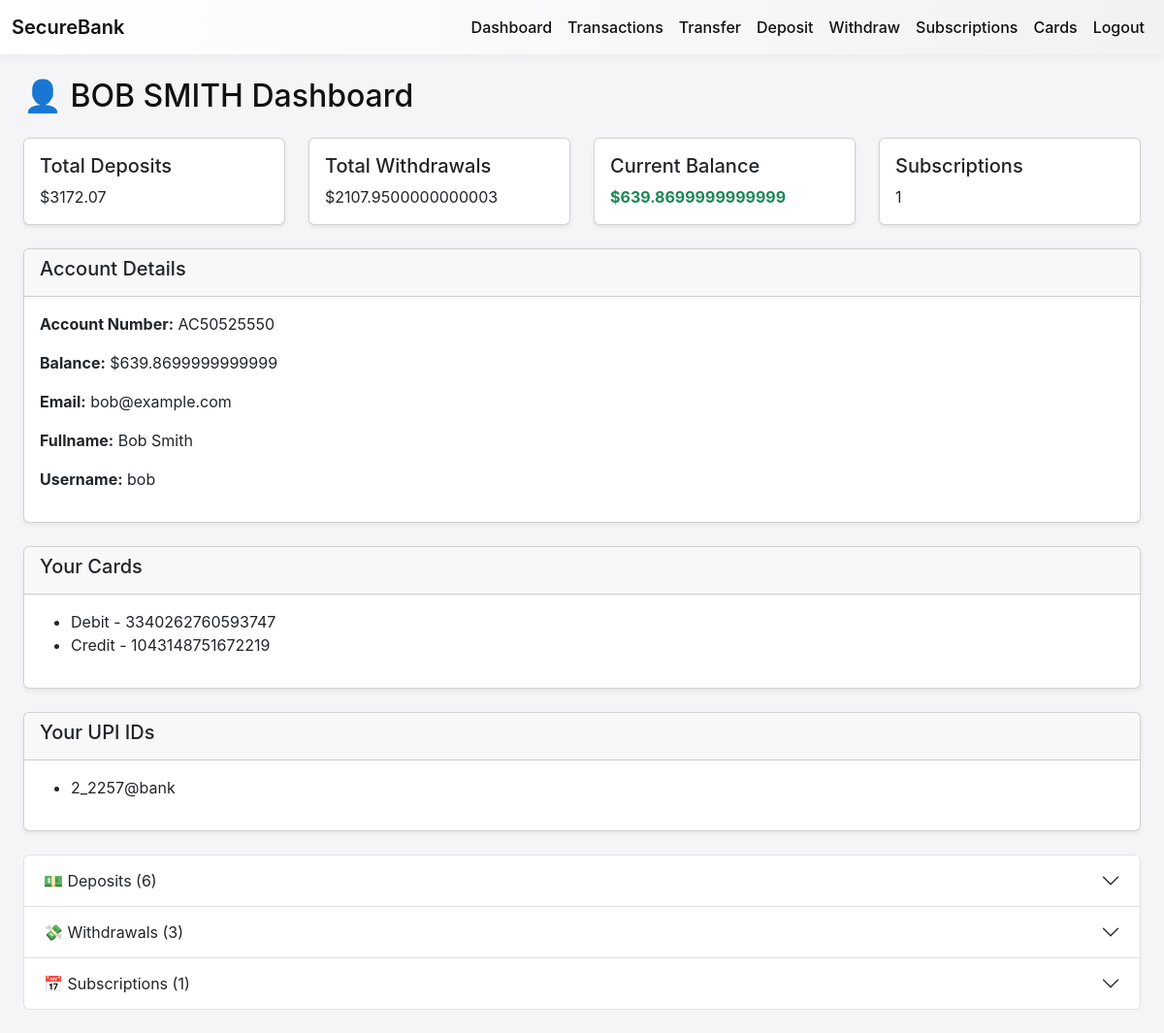
Page /dashboard (signed in) on the committed database.
### app/models/models.py (models this page shows)
class Login(db.Model):
    __tablename__ = 'login'
    id = db.Column(db.Integer, primary_key=True)
    fullname = db.Column(db.String(120), nullable=False)
    email = db.Column(db.String(120), unique=True, nullable=False)
    username = db.Column(db.String(80), unique=True, nullable=False)
    phone = db.Column(db.String(20), unique=True, nullable=True)  # <-- Added phone
    password = db.Column(db.String(255), nullable=False)
    is_admin = db.Column(db.Boolean, default=False)
    created_at = db.Column(db.DateTime, default=datetime.utcnow)  # ✅ Fixed here
    accounts = db.relationship('Account', backref='owner', lazy=True)
    transactions = db.relationship('Transaction', backref='user', lazy=True)
    subscriptions = db.relationship('Subscription', backref='user', lazy=True)

class Account(db.Model):
    __tablename__ = 'account'
    id = db.Column(db.Integer, primary_key=True)
    user_id = db.Column(db.Integer, db.ForeignKey('login.id'), nullable=False)
    account_number = db.Column(db.String(20), unique=True, nullable=False)
    balance = db.Column(db.Float, default=0.0, nullable=False)
    created_at = db.Column(db.DateTime, default=datetime.utcnow)
    upi = db.relationship('Upi', backref='account', uselist=False)
    cards = db.relationship('Card', backref='account', lazy=True)
    transactions = db.relationship('Transaction', backref='account', lazy=True)

class Card(db.Model):
    __tablename__ = 'card'
    id = db.Column(db.Integer, primary_key=True)
    account_id = db.Column(db.Integer, db.ForeignKey('account.id'), nullable=False)
    card_number = db.Column(db.String(20), unique=True)
    card_type = db.Column(db.String(20), default='debit')
    expiry = db.Column(db.String(10))
    cvv = db.Column(db.String(6))
    blocked = db.Column(db.Boolean, default=False)
    limit = db.Column(db.Float, default=5000.0)
    pin = db.Column(db.String(128))  # store hashed PIN

class Upi(db.Model):
    __tablename__ = 'upi'
    id = db.Column(db.Integer, primary_key=True)
    account_id = db.Column(db.Integer, db.ForeignKey('account.id'), nullable=False)
    upi_id = db.Column(db.String(120), unique=True, nullable=False)
    verified = db.Column(db.Boolean, default=False)

### app/routes.py (the view, shortened to what this page needs)
@main.route('/dashboard')
def dashboard_view():
    if 'user_id' not in session:
        flash('Please login first.', 'warning')
        return redirect(url_for('main.login_view'))
    user = Login.query.get(session['user_id'])
    account = Account.query.filter_by(user_id=user.id).first()
    balance = account.balance if account else 0.0
    deposits = Transaction.query.filter_by(user_id=user.id, txn_type='deposit').all()
    withdrawals = Transaction.query.filter_by(user_id=user.id, txn_type='withdrawal').all()
    subscriptions = Subscription.query.filter_by(user_id=user.id).all()
    cards = Card.query.filter_by(account_id=account.id).all() if account else []
    upis = Upi.query.filter_by(account_id=account.id).all() if account else []
    return render_template(
        'dashboard.html',
        username=user.fullname.upper(),
        is_admin=False,
        user=user,
        account=account,
        deposits=deposits,
        withdrawals=withdrawals,
        balance=balance,
        subscriptions=subscriptions,
        cards=cards,
        upis=upis
    )

### app/templates/dashboard.html (shortened to what this page needs)
{% extends 'base.html' %}
{% block content %}
<div class="container-fluid">
  <div class="row">
    <div class="col-md-12">
      <h2 class="mb-4">
        {% if is_admin %}
          👑 Admin Dashboard
        {% else %}
          👤 {{ username | upper }} Dashboard
        {% endif %}
      </h2>
      <div class="row mb-4">
        <div class="col-md-3">
          <div class="card shadow-sm">
            <div class="card-body">
              <h5 class="card-title">Total Deposits</h5>
              <p class="card-text">
                {% if not is_admin %}
                  ${{ deposits | sum(attribute='amount') }}
                {% else %}
                  -
                {% endif %}
              </p>
            </div>
          </div>
        </div>
        <div class="col-md-3">
          <div class="card shadow-sm">
            <div class="card-body">
              <h5 class="card-title">Total Withdrawals</h5>
              <p class="card-text">
                {% if not is_admin %}
                  ${{ withdrawals | sum(attribute='amount') }}
                {% else %}
                  -
                {% endif %}
              </p>
            </div>
          </div>
        </div>
        <div class="col-md-3">
          <div class="card shadow-sm">
            <div class="card-body">
              <h5 class="card-title">Current Balance</h5>
              <p class="card-text text-success fw-bold">
                {% if not is_admin %}
                  ${{ balance }}
                {% else %}
                  -
                {% endif %}
              </p>
            </div>
          </div>
        </div>
        <div class="col-md-3">
          <div class="card shadow-sm">
            <div class="card-body">
              <h5 class="card-title">Subscriptions</h5>
              <p class="card-text">
                {% if not is_admin %}
                  {{ subscriptions | length }}
                {% else %}
                  -
                {% endif %}
              </p>
            </div>
          </div>
        </div>
      </div>
      {% if not is_admin %}
      <div class="card shadow-sm mb-4">
        <div class="card-header"><h5>Account Details</h5></div>
        <div class="card-body">
          <p><strong>Account Number:</strong> {{ account.account_number }}</p>
          <p><strong>Balance:</strong> ${{ account.balance }}</p>
          <p><strong>Email:</strong> {{ user.email }}</p>
          <p><strong>Fullname:</strong> {{ user.fullname }}</p>
          <p><strong>Username:</strong> {{ user.username }}</p>
        </div>
      </div>
      <div class="card shadow-sm mb-4">
        <div class="card-header"><h5>Your Cards</h5></div>
        <div class="card-body">
          {% if cards %}
            <ul>
              {% for card in cards %}
                <li>{{ card.card_type | capitalize }} - {{ card.card_number }} {% if card.blocked %}(Blocked){% endif %}</li>
              {% endfor %}
            </ul>
          {% else %}
            <p>No cards added yet. <a href="{{ url_for('main.cards_view') }}">Add a card</a></p>
          {% endif %}
        </div>
      </div>
      <div class="card shadow-sm mb-4">
        <div class="card-header"><h5>Your UPI IDs</h5></div>
        <div class="card-body">
          {% if upis %}
            <ul>
              {% for upi in upis %}
                <li>{{ upi.upi_id }}</li>
              {% endfor %}
            </ul>
          {% else %}
            <p>No UPI linked yet.</p>
          {% endif %}
        </div>
      </div>
      <div class="accordion mb-4" id="transactionsAccordion">
        <div class="accordion-item">
          <h2 class="accordion-header" id="headingDeposits">
            <button class="accordion-button collapsed" type="button" data-bs-toggle="collapse" data-bs-target="#collapseDeposits" aria-expanded="false" aria-controls="collapseDeposits">
              💵 Deposits ({{ deposits|length }})
            </button>
          </h2>
        </div>
        <div class="accordion-item">
          <h2 class="accordion-header" id="headingWithdrawals">
            <button class="accordion-button collapsed" type="button" data-bs-toggle="collapse" data-bs-target="#collapseWithdrawals" aria-expanded="false" aria-controls="collapseWithdrawals">
              💸 Withdrawals ({{ withdrawals|length }})
            </button>
          </h2>
        </div>
        <div class="accordion-item">
          <h2 class="accordion-header" id="headingSubs">
            <button class="accordion-button collapsed" type="button" data-bs-toggle="collapse" data-bs-target="#collapseSubs" aria-expanded="false" aria-controls="collapseSubs">
              📅 Subscriptions ({{ subscriptions|length }})
            </button>
          </h2>
        </div>
      </div>
      {% endif %}
    </div>
  </div>
</div>
{% endblock %}

### app/templates/base.html (style rules this page uses)
body { font-family: -apple-system, BlinkMacSystemFont, "Segoe UI", Roboto, "Helvetica Neue", Arial, sans-serif; background: #f5f5f7; color: #111; }

### rows in the picture
Login: fullname "BOB SMITH", email "bob@example.com", fullname "Bob Smith", username "bob"
Account: balance "639.8699999999999", account_number "AC50525550"
Card: card_type "Debit", card_number "3340262760593747"
Card: card_type "Credit", card_number "1043148751672219"
Upi: upi_id "2_2257@bank"

### other values in the picture
{{ deposits | sum(attribute='amount') }} "3172.07"
{{ withdrawals | sum(attribute='amount') }} "2107.9500000000003"
{{ subscriptions | length }} "1"
{{ deposits|length }} "6"
{{ withdrawals|length }} "3"
{{ subscriptions|length }} "1"
